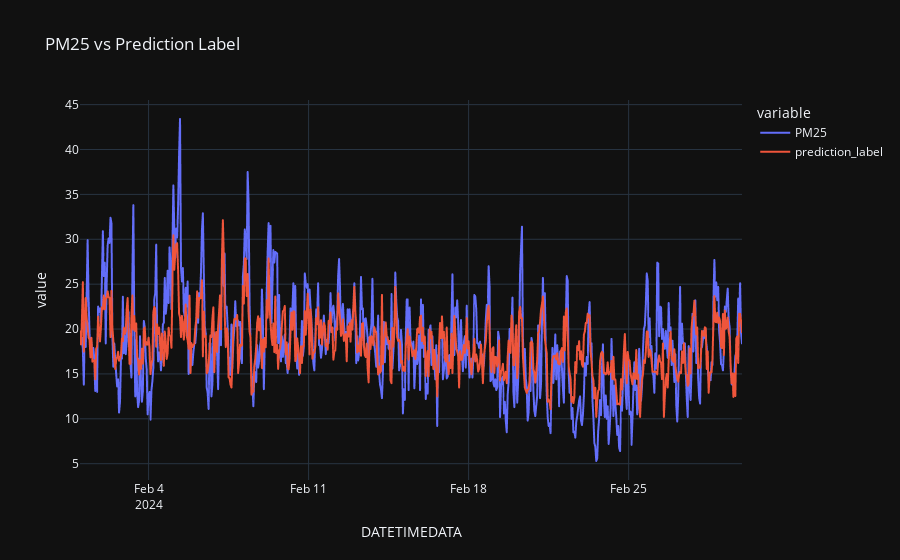

Notebook source saved alongside this figure:
### Code cell
fig = px.line(predictions, x=predictions.index, y=['PM25','prediction_label'], template = 'plotly_dark', title='PM25 vs Prediction Label')
fig.show()

### Figure 1 — Plotly figure (JSON) as saved in the notebook; plotly's stock layout.template omitted (floating-point values rounded to 4 significant figures; data arrays with more than 128 entries replaced by an {"elided": "..."} marker saying what was removed)
{"data": [{"hovertemplate": "variable=PM25<br>DATETIMEDATA=%{x}<br>value=%{y}<extra></extra>", "legendgroup": "PM25", "line": {"color": "#636efa", "dash": "solid"}, "marker": {"symbol": "circle"}, "mode": "lines", "name": "PM25", "showlegend": true, "type": "scattergl", "x": {"elided": "696 str values"}, "xaxis": "x", "y": {"elided": "696 float values"}, "yaxis": "y"}, {"hovertemplate": "variable=prediction_label<br>DATETIMEDATA=%{x}<br>value=%{y}<extra></extra>", "legendgroup": "prediction_label", "line": {"color": "#EF553B", "dash": "solid"}, "marker": {"symbol": "circle"}, "mode": "lines", "name": "prediction_label", "showlegend": true, "type": "scattergl", "x": {"elided": "696 str values"}, "xaxis": "x", "y": {"elided": "696 float values"}, "yaxis": "y"}], "layout": {"legend": {"title": {"text": "variable"}, "tracegroupgap": 0}, "title": {"text": "PM25 vs Prediction Label"}, "xaxis": {"anchor": "y", "domain": [0, 1], "title": {"text": "DATETIMEDATA"}}, "yaxis": {"anchor": "x", "domain": [0, 1], "title": {"text": "value"}}}}
